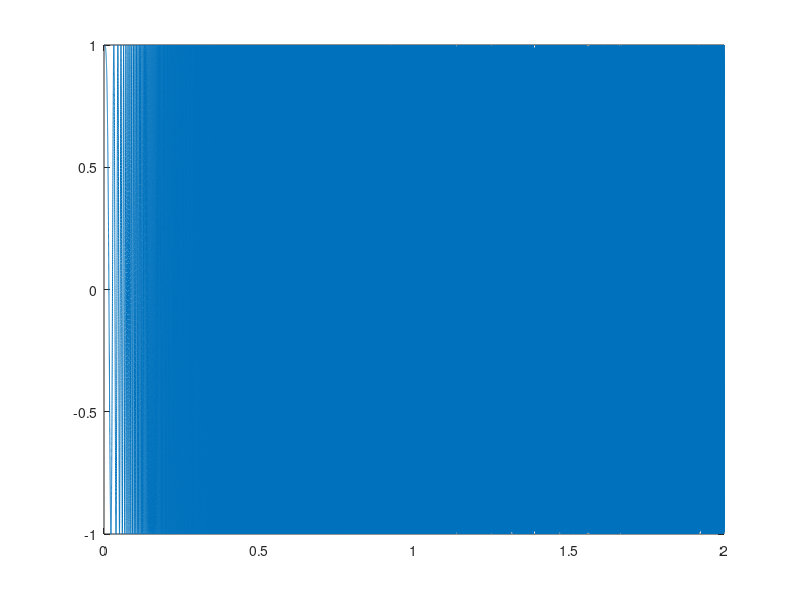

The MATLAB script that drew this image: (Note: this script raises an error after producing the figure.)
clear
%% First assignment
%% Create the continous time signal
t = linspace(0, 2, 100000);
% Constants
[k_2, k_1, F_0, phi_0] = deal(1000, 0, 0, 0);
% Instantaneous frrequency
Omega = @(t) 2*pi*(k_2*t.^2 + k_1*t + F_0);
%chirp
x_c = @(Omega) cos(Omega);
plot(t, x_c(Omega(t)))
%% Create the continuous time impulse train

w = 1/(2*800); %pulse width
d = w/2:w*2:10; %delay vector
pulse_train = pulstran(t, d, 'rectpuls', w); 
plot(t,y2); 
set(gca,'Ylim',[-0.1 1.1]);

%% Product between

